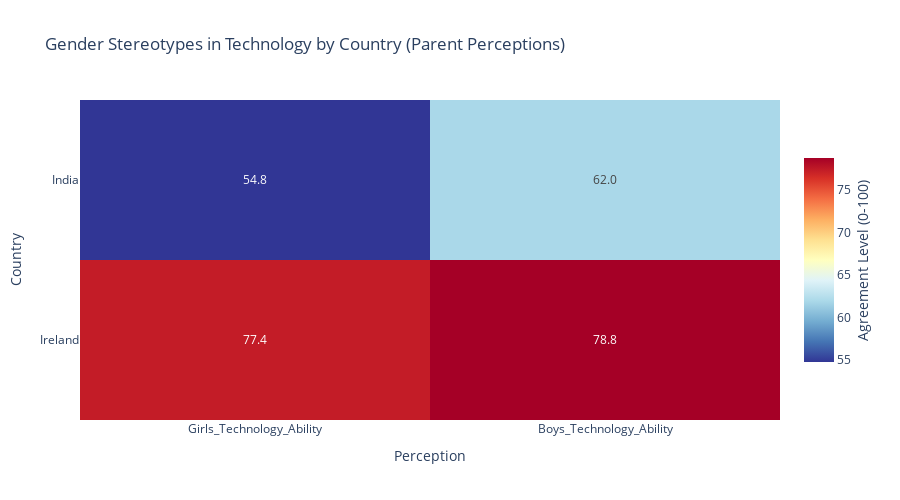

The code cell stored with this chart in its notebook:
### Code cell
# Create heatmap
fig = px.density_heatmap(gender_melted, x='Perception', y='Country', z='Score', text_auto='.1f',
                         title='Gender Stereotypes in Technology by Country (Parent Perceptions)',
                         labels={'Score': 'Agreement Level (0-100)'}, color_continuous_scale='RdYlBu_r')
fig.update_layout(
    width=900, 
    height=500,
    coloraxis_colorbar=dict(
        title="Agreement Level (0-100)",
        titleside="right",
        x=1.02,
        len=0.7
    ),
    margin=dict(r=120)  # Add right margin for colorbar
)
fig.show()

### Figure 1 — Plotly figure (JSON) as saved in the notebook; plotly's stock layout.template omitted (floating-point values rounded to 4 significant figures)
{"data": [{"coloraxis": "coloraxis", "histfunc": "sum", "hovertemplate": "Perception=%{x}<br>Country=%{y}<br>sum of Agreement Level (0-100)=%{z}<extra></extra>", "name": "", "texttemplate": "%{z:.1f}", "type": "histogram2d", "x": ["Girls_Technology_Ability", "Girls_Technology_Ability", "Boys_Technology_Ability", "Boys_Technology_Ability"], "xaxis": "x", "xbingroup": "x", "y": ["Ireland", "India", "Ireland", "India"], "yaxis": "y", "ybingroup": "y", "z": [77.36, 54.8, 78.79, 61.95]}], "layout": {"coloraxis": {"colorbar": {"len": 0.7, "title": {"side": "right", "text": "Agreement Level (0-100)"}, "x": 1.02}, "colorscale": [[0, "rgb(49,54,149)"], [0.1, "rgb(69,117,180)"], [0.2, "rgb(116,173,209)"], [0.3, "rgb(171,217,233)"], [0.4, "rgb(224,243,248)"], [0.5, "rgb(255,255,191)"], [0.6, "rgb(254,224,144)"], [0.7, "rgb(253,174,97)"], [0.8, "rgb(244,109,67)"], [0.9, "rgb(215,48,39)"], [1, "rgb(165,0,38)"]]}, "height": 500, "legend": {"tracegroupgap": 0}, "margin": {"r": 120}, "title": {"text": "Gender Stereotypes in Technology by Country (Parent Perceptions)"}, "width": 900, "xaxis": {"anchor": "y", "domain": [0, 1], "title": {"text": "Perception"}}, "yaxis": {"anchor": "x", "domain": [0, 1], "title": {"text": "Country"}}}}
